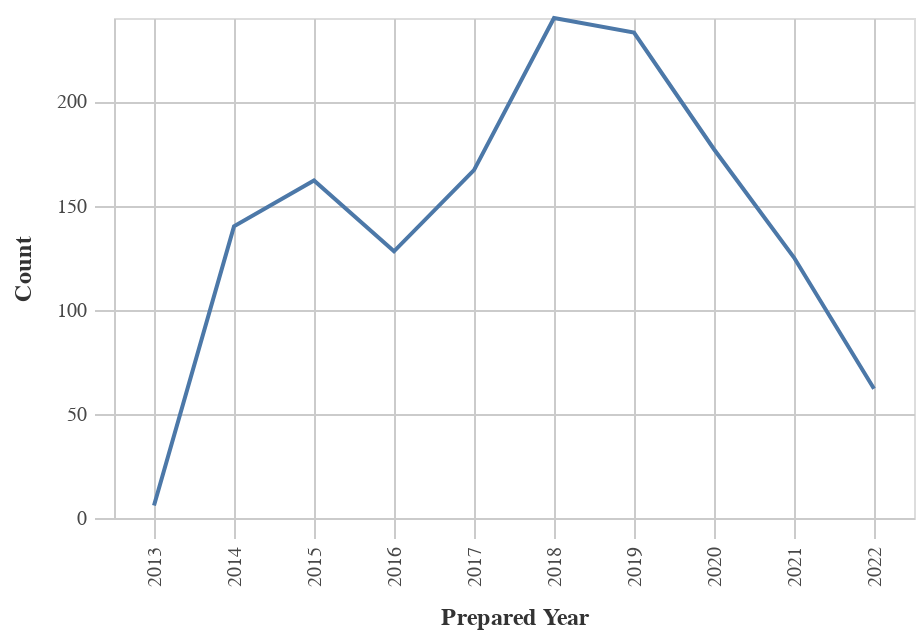

The notebook cell this image was saved under:
### Markdown cell above
### Number of Obligations by Year

### Code cell
#Line chart for Obligations by Year
chart_df = (df_top>>filter(_.variable=='prepared_y')).rename(columns= {"value":"Year"})
    
chart1= (_dla_utils.basic_line_chart_test_no_save(chart_df, 'Year', 'count', district)).encode(x=alt.X('Year:O', title='Prepared Year'))
display(chart1)

### Figure 1 — Vega-Lite specification as saved in the notebook (floating-point values rounded to 4 significant figures)
{"config": {"view": {"continuousWidth": 400, "continuousHeight": 300}, "axis": {"domainColor": "#cbcbcb", "grid": true, "gridColor": "#cbcbcb", "gridWidth": 1, "labelColor": "#474747", "labelFont": "Nunito Sans", "labelFontSize": 10, "labelPadding": 4, "tickColor": "#cbcbcb", "tickSize": 10, "titleColor": "#333", "titleFont": "Raleway", "titleFontSize": 12, "titlePadding": 10}, "axisBand": {"grid": false}, "background": "white", "font": "Raleway", "header": {"labelFont": "Nunito Sans", "titleFont": "Raleway"}, "legend": {"labelColor": "#333", "labelFont": "Nunito Sans", "labelFontSize": 11, "labelLimit": 0, "padding": 1, "symbolSize": 30, "symbolType": "square", "titleColor": "#333", "titleFont": "Raleway", "titleFontSize": 14, "titlePadding": 10}, "title": {"anchor": "middle", "font": "Raleway", "fontSize": 18, "fontWeight": 300, "offset": 20}}, "data": {"name": "data-1d2b068479622f8f269a490fe1b287db"}, "mark": "line", "encoding": {"tooltip": [{"field": "Year", "title": "Year", "type": "quantitative"}, {"field": "count", "title": "Count", "type": "quantitative"}], "x": {"field": "Year", "title": "Prepared Year", "type": "ordinal"}, "y": {"field": "count", "title": "Count", "type": "quantitative"}}, "height": 250, "width": 400, "$schema": "https://vega.github.io/schema/vega-lite/v4.17.0.json", "datasets": {"data-1d2b068479622f8f269a490fe1b287db": [{"Year": 2018.0, "count": 240, "variable": "prepared_y"}, {"Year": 2019.0, "count": 233, "variable": "prepared_y"}, {"Year": 2020.0, "count": 177, "variable": "prepared_y"}, {"Year": 2017.0, "count": 167, "variable": "prepared_y"}, {"Year": 2015.0, "count": 162, "variable": "prepared_y"}, {"Year": 2014.0, "count": 140, "variable": "prepared_y"}, {"Year": 2016.0, "count": 128, "variable": "prepared_y"}, {"Year": 2021.0, "count": 125, "variable": "prepared_y"}, {"Year": 2022.0, "count": 62, "variable": "prepared_y"}, {"Year": 2013.0, "count": 6, "variable": "prepared_y"}]}}
